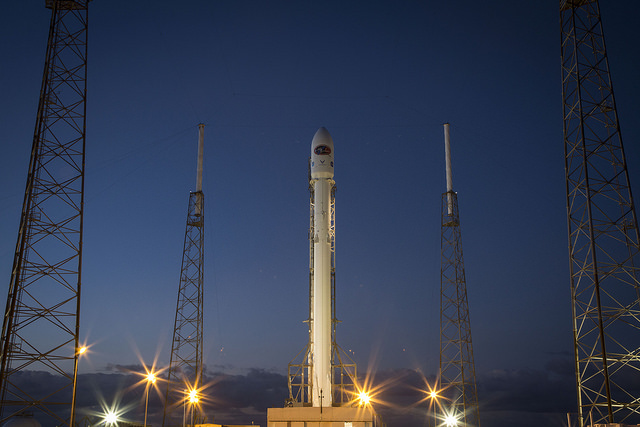
#> input picture skimage.data.rocket(), 640 x 427 px
$ jupyter execute 'black hole.ipynb'
#> lines starting #> are read from the running program, lines starting #| are printed output that depends on the picture; after the words box and inside, x2 and y2 are one past the last pixel; in counts of white or black regions, pixels touching at a corner belong together; long printed decimals are rounded
[cell 1]
import numpy as np
import numpy
import matplotlib.pyplot as plt
import sys

[cell 2]
import skimage.data
import matplotlib.image as mpimg
img=skimage.data.rocket()
#> img is the input picture: shape (427, 640, 3); mean R, G, B 52.3, 61.3, 82.3
img=mpimg.imread('data/cat.jpg')
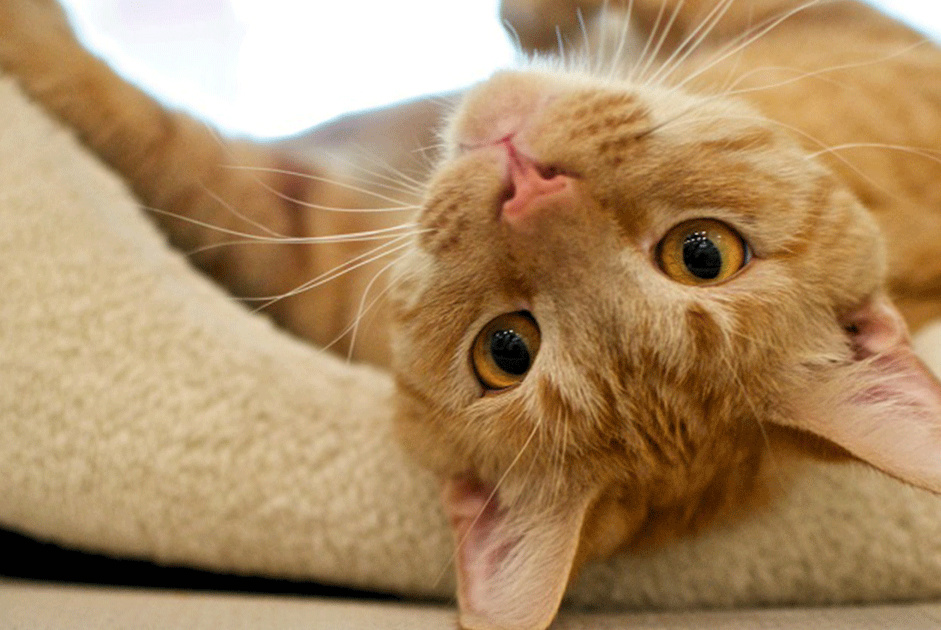
#> input picture CS520_IntroToAI/assignment4/data/cat.jpg, 941 x 630 px
#> img is the input picture: shape (630, 941, 3); mean R, G, B 172.5, 140.6, 101.5
plt.rcParams["figure.figsize"] = (10,10)

[cell 3]
plt.subplot(121)
plt.imshow(img)
plt.subplot(122)
plt.imshow(skimage.color.rgb2gray(img),cmap=plt.cm.gray)
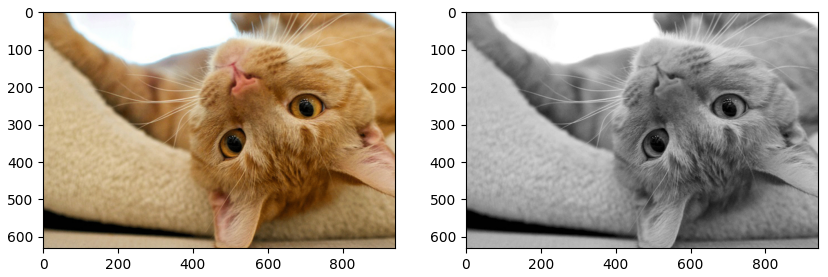
#> figure drawn by matplotlib, 2 panels

[cell 4]
igrey=skimage.color.rgb2gray(img)
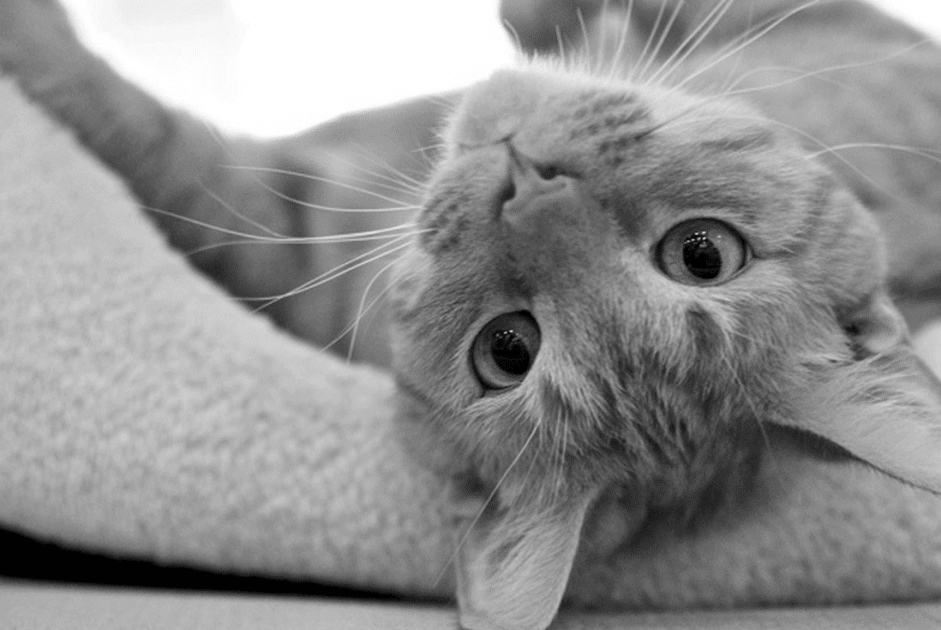
#> igrey: shape (630, 941) float64; min 0, max 1, mean 0.567

[cell 5]
def rgb2gray(rgb):
    return np.dot(rgb[...,:3], [0.21, 0.72, 0.07])

[cell 6]
split=450
limg=img[:,:split,:]
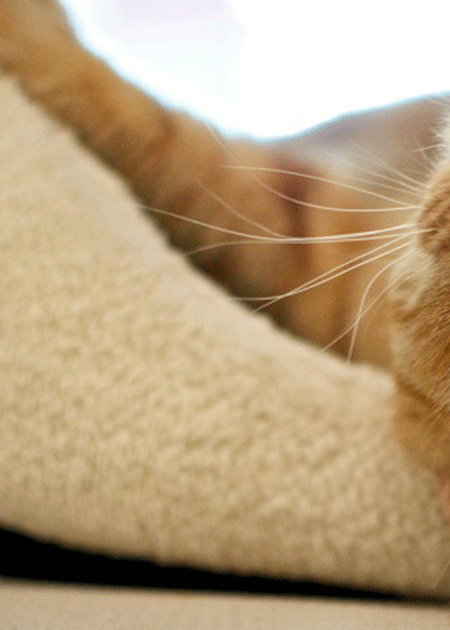
#> limg: shape (630, 450, 3); mean R, G, B 184.9, 161.4, 128.2
rimg=img[:,split:,:]
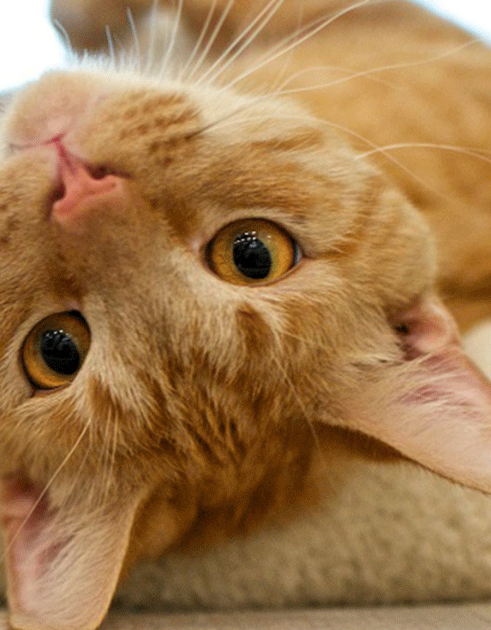
#> rimg: shape (630, 491, 3); mean R, G, B 161.1, 121.5, 77
lgrey=igrey[:,:split]
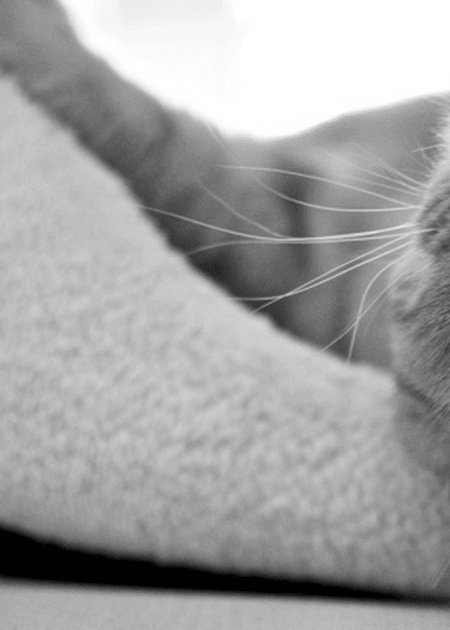
#> lgrey: shape (630, 450) float64; min 0, max 1, mean 0.643
rgrey=igrey[:,split:]
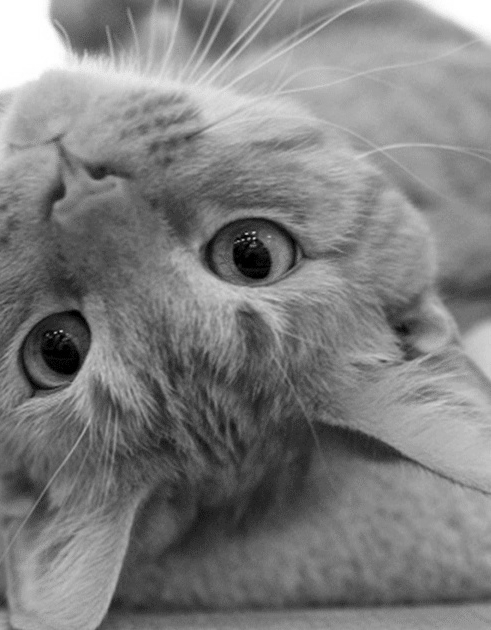
#> rgrey: shape (630, 491) float64; min 0, max 1, mean 0.497
ihole=img.copy()
ihole[220:280,240:340,:]=0
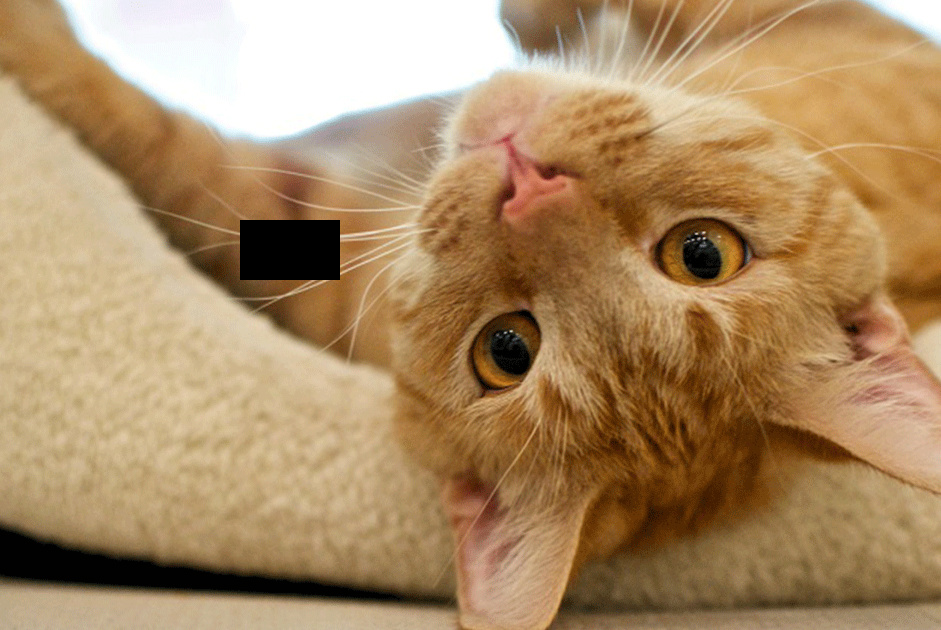
#> ihole: shape (630, 941, 3); 1.01% of pixels changed, all inside (x1, y1, x2, y2) = (240, 220, 340, 280)
digarea=img[220:380,240:440,:]
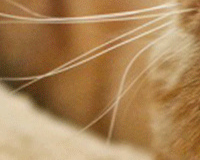
#> digarea: shape (160, 200, 3); mean R, G, B 170.7, 132.5, 87.6

[cell 7]
plt.imshow(ihole)

[cell 8]
for i in range(220,280,40):
    for j in range(240,340,40):
        row=np.random.randint(220,280)
        col=np.random.randint(240,340)
        ihole[i:i+40,j:j+40,:]=img[row:row+40,col:col+40,:]
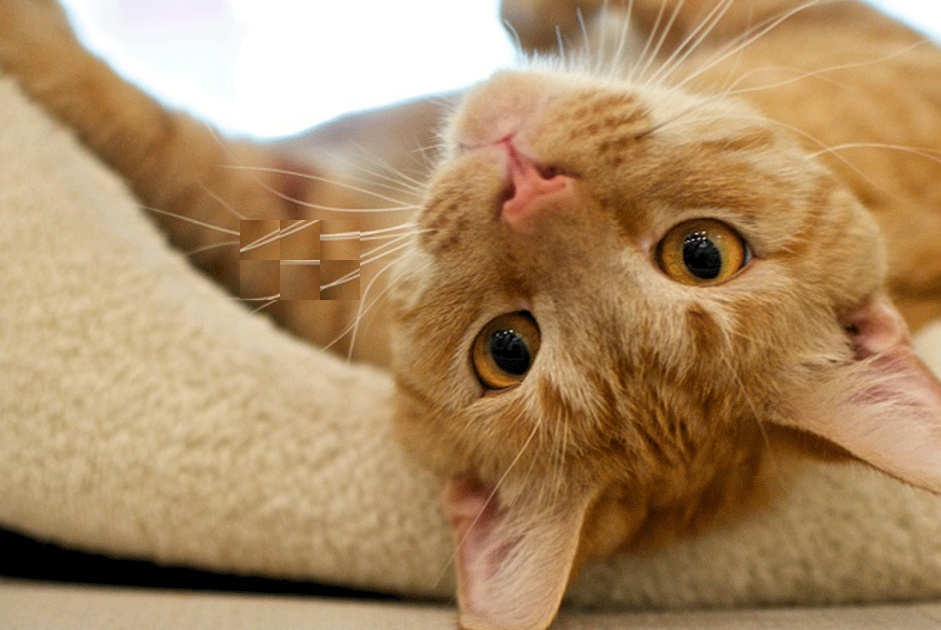
#> ihole: shape (630, 941, 3); 1.62% of pixels changed, all inside (x1, y1, x2, y2) = (240, 220, 360, 300)

[cell 9]
plt.imshow(ihole)

[cell 10]
print(np.linalg.norm(ihole-img))
#| 28659.973

[cell 11]
grey3x3=[]
r3x3=[]
g3x3=[]
b3x3=[]
for row in range(limg.shape[0]-2):
    for col in range(limg.shape[1]-2):
        grey3x3.append(lgrey[row:row+3,col:col+3])
        r3x3.append(limg[row:row+3,col:col+3,0])
        g3x3.append(limg[row:row+3,col:col+3,1])
        b3x3.append(limg[row:row+3,col:col+3,2])
#> after the loop, b3x3 = 281344 items; g3x3 = 281344 items; grey3x3 = 281344 items; r3x3 = 281344 items

grey3x3=np.array(grey3x3)
r3x3=np.array(r3x3)
g3x3=np.array(g3x3)
b3x3=np.array(b3x3)


inputX=grey3x3.reshape((grey3x3.shape[0],9))

y_r=limg[:,:,0][1:limg.shape[0]-1,1:limg.shape[1]-1].reshape(-1)
y_g=limg[:,:,1][1:limg.shape[0]-1,1:limg.shape[1]-1].reshape(-1)
y_b=limg[:,:,2][1:limg.shape[0]-1,1:limg.shape[1]-1].reshape(-1)

[cell 12]
limg_edge=limg[1:limg.shape[0]-1,1:limg.shape[1]-1,:]
rimg_edge=rimg[1:rimg.shape[0]-1,1:rimg.shape[1]-1,:]

[cell 13]
grey3x3=[]
r3x3=[]
g3x3=[]
b3x3=[]
for row in range(rimg.shape[0]-2):
    for col in range(rimg.shape[1]-2):
        grey3x3.append(rgrey[row:row+3,col:col+3])
        r3x3.append(rimg[row:row+3,col:col+3,0])
        g3x3.append(rimg[row:row+3,col:col+3,1])
        b3x3.append(rimg[row:row+3,col:col+3,2])
#> after the loop, b3x3 = 307092 items; g3x3 = 307092 items; grey3x3 = 307092 items; r3x3 = 307092 items

grey3x3=np.array(grey3x3)
r3x3=np.array(r3x3)
g3x3=np.array(g3x3)
b3x3=np.array(b3x3)


test_X=grey3x3.reshape((grey3x3.shape[0],9))

test_r=rimg[:,:,1][1:rimg.shape[0]-1,1:rimg.shape[1]-1].reshape(-1)
test_g=rimg[:,:,2][1:rimg.shape[0]-1,1:rimg.shape[1]-1].reshape(-1)
test_b=rimg[:,:,2][1:rimg.shape[0]-1,1:rimg.shape[1]-1].reshape(-1)
